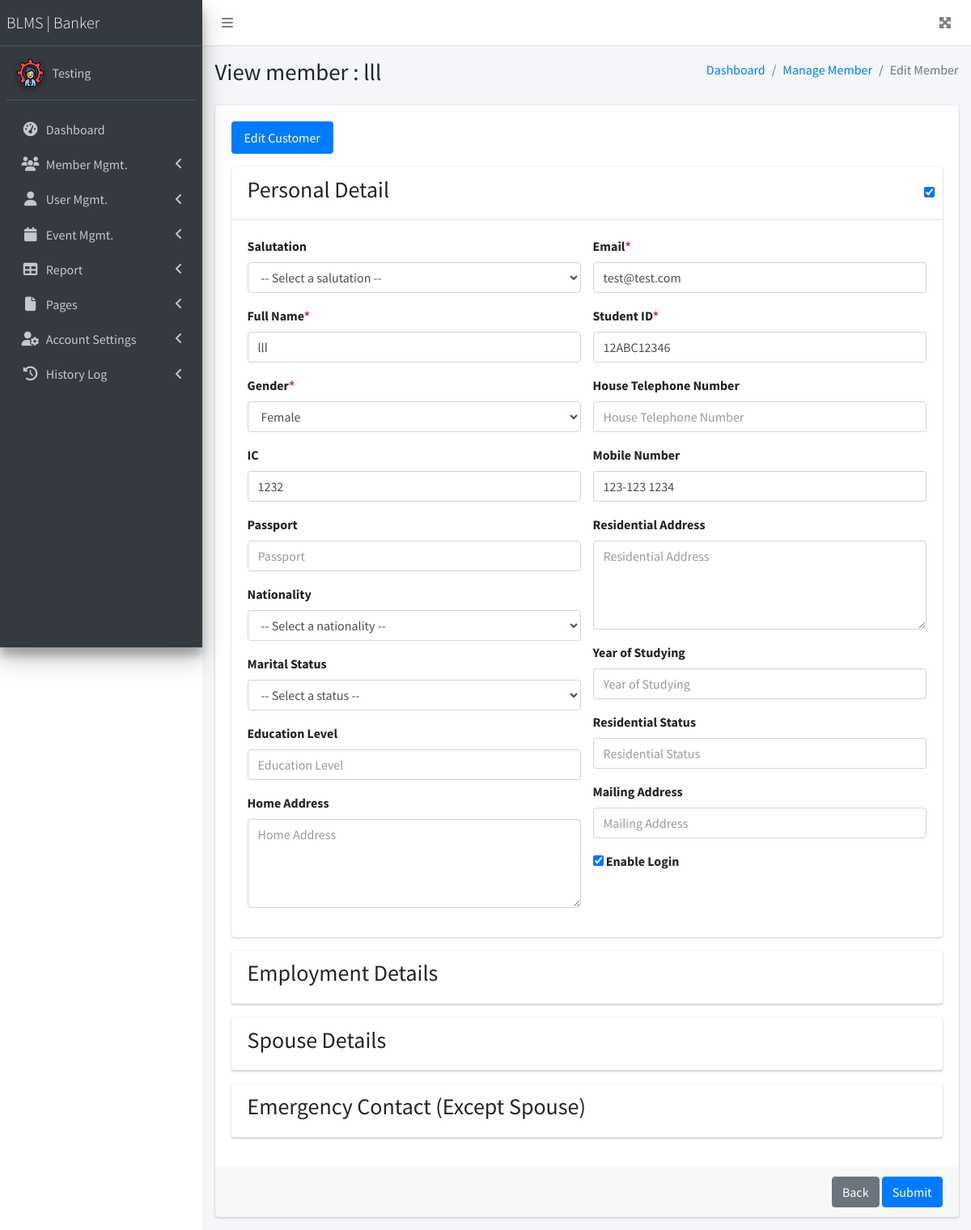
/MBP/Admin/Member/edit-member-form.php?id=2 (signed in), run on the app's committed database.
### tables this page shows
CREATE TABLE `member` (
  `id` int(11) NOT NULL,
  `full_name` varchar(255) NOT NULL,
  `nric_no` varchar(100) DEFAULT NULL,
  `phone_no` varchar(20) DEFAULT NULL,
  `student_id` varchar(100) NOT NULL,
  `email` varchar(255) DEFAULT NULL,
  `gender` int(11) DEFAULT NULL,
  `age` int(11) DEFAULT NULL,
  `home_address` varchar(255) DEFAULT NULL,
  `enable_login` int(11) NOT NULL DEFAULT 0,
  `status` int(11) NOT NULL DEFAULT 0,
  `salutation` varchar(255) DEFAULT NULL,
  `house_telephone_number` varchar(255) DEFAULT NULL,
  `residential_address` varchar(255) DEFAULT NULL,
  `passport` varchar(255) DEFAULT NULL,
  `nationality` varchar(255) DEFAULT NULL,
  `martial_status` varchar(255) DEFAULT NULL,
  `education_level` varchar(255) DEFAULT NULL,
  `mailing_address` varchar(255) DEFAULT NULL,
  `occupation` varchar(255) DEFAULT NULL,
  `address_of_employer` varchar(255) DEFAULT NULL,
  `working_period` varchar(255) DEFAULT NULL,
  `name_of_employer` varchar(255) DEFAULT NULL,
  `company_telephone_number` varchar(255) DEFAULT NULL,
  `nature_of_business` varchar(255) DEFAULT NULL,
  `name_of_spouse` varchar(255) DEFAULT NULL,
  `spouse_employer_name` varchar(255) DEFAULT NULL,
  `spouse_email` varchar(255) DEFAULT NULL,
  `spouse_address_of_employer` varchar(255) DEFAULT NULL,
  `spouse_mobile_number` varchar(255) DEFAULT NULL,
  `spouse_nature_of_business` varchar(255) DEFAULT NULL,
  `spouse_occupation` varchar(255) DEFAULT NULL,
  `spouse_company_phone_number` varchar(255) DEFAULT NULL,
  `spuse_working_period` varchar(255) DEFAULT NULL,
  `emergency_contact_name` varchar(255) DEFAULT NULL,
  `emergency_contact_mobile_no` varchar(255) DEFAULT NULL,
  `emergency_contact_relationship` varchar(255) DEFAULT NULL,
  `emergency_contact_address` varchar(255) DEFAULT NULL,
  `pwd` varchar(100) NOT NULL,
  `created_at` datetime DEFAULT NULL,
  `updated_at` datetime DEFAULT NULL
);

### MBP/Admin/FunctionFile.php (the view, shortened to what this page needs)
<?php
function htmlSelect($name, $items, $class, $selectedValue = '', $default = '')
{
    printf('<select name="%s" class="%s" id="%s">', $name, $class, $name);
    if ($default != null) {
        printf('<option value="">%s</option>', $default);
    }
    foreach($items as $value => $text)
    {
        printf('<option value="%s" %s>%s</option>',
                $value,
                $value == $selectedValue ? 'selected' : '',
                 $text
        );
    }
    echo "</select>";
}
function htmlInputType($type, $name, $placeholder, $value = '', $class, $maxlength = '')
{
    printf('<input type="%s" name="%s" id="%s" placeholder = "%s" class="%s" value="%s" maxlength="%s" >',
            $type, $name, $name, $placeholder, $class, $value, $maxlength);
}
function htmlCheckBox2($name, $value, $placeholder)
{
    printf('<input type="checkbox" id="%s" name="%s" value="1" %s>
            <label for="%s">
                %s
            </label>
    ',$name, $name, $value == '1' ? 'checked' : '', $name, $placeholder);
}
function htmlTextarea($name, $placeholder, $class, $text = '')
{
    printf('<textarea name="%s" id="%s" placeholder="%s" class="%s" rows="4" cols="50">%s</textarea>', $name, $name, $placeholder, $class, $text);
}
function htmlFormStart($action, $method, $id)
{
    printf('<form action="%s" method="%s" id="%s">', $action, $method, $id);
}
?>

### MBP/Admin/Member/edit-member-form.php (shortened to what this page needs)
<!DOCTYPE html>
<html>
<head>
    <link rel="stylesheet" href="../dist/css/adminlte.min.css">
    <link rel="stylesheet" href="https://cdnjs.cloudflare.com/ajax/libs/font-awesome/6.2.1/css/all.min.css" />
    <link rel="stylesheet" href="https://code.ionicframework.com/ionicons/2.0.1/css/ionicons.min.css">
    <link rel="stylesheet" href="../Css/Custom.css">
    <link rel="stylesheet" href="https://cdnjs.cloudflare.com/ajax/libs/icheck-bootstrap/3.0.1/icheck-bootstrap.min.css"/>
</head>
<body class="hold-transition sidebar-mini layout-fixed">
    <div class="wrapper">
        <?php
        include_once('../Menu/navbarV2.php');
        include_once('../Menu/sidebar.php');
        require_once('../FunctionFile.php');
        require_once('../Config/Lists.php');
        if ($_SERVER['REQUEST_METHOD'] == 'GET')
        {
            $id = strtoupper(trim($_GET['id']));
            $sql = "SELECT * FROM member WHERE id = '$id'";
            $result = $conn->query($sql);
            if ($row = $result->fetch_object())
            {
                $id = $row->id;
                $full_name = $row->full_name;
                $home_address= $row->home_address;
                $enable_login = $row->enable_login;
            }
        }
    ?>
        <div class="content-wrapper">
            <section class="content-header">
                <div class="container-fluid">
                    <div class="row mb-2">
                        <div class="col-sm-6">
                            <h1>View member : <?php echo $full_name ?></h1>
                        </div>
                        <div class="col-sm-6">
                            <ol class="breadcrumb float-sm-right">
                                <li class="breadcrumb-item"><a href="../Dashboard/dashboard.php">Dashboard</a></li>
                                <li class="breadcrumb-item"><a href="manage-member.php">Manage Member</a></li>
                                <li class="breadcrumb-item active">Edit Member</li>
                            </ol>
                        </div>
                    </div>
                </div>
            </section>
            <section class="content">
                <div class="container-fluid">
                    <div class="row">
                        <div class="col-md-12">
                            <?php
                            htmlFormStart('#','post','myForm');
                        ?>
                            <div class="card">
                                <div class="card-body">
                                    <ul class="nav nav-pills mb-3" id="pills-tab" role="tablist">
                                        <li class="nav-item">
                                            <a class="nav-link active" data-toggle="pill" href="#pills-personal">Edit
                                                Customer</a>
                                        </li>
                                    </ul>
                                    <div class="card">
                                        <div class="card-header" data-card-widget="collapse" style="cursor: pointer">
                                            <div class="card-title"><h3>Personal Detail</h3></div>
                                            <div class="card-tools pt-2">
                                                <input type="checkbox" name="my-checkbox"  checked data-bootstrap-switch data-off-color="danger" data-on-color="success" data-on-text="Show" data-off-text="Hide">
                                            </div>
                                        </div>
                                        <div class="card-body">
                                            <div class="row">
                                                <?php
                                                    htmlInputType('hidden', 'id', '', $id, '', '')
                                                ?>
                                                <div class="col-md-6">
                                                    <div class="form-group">
                                                        <label for="salutation">Salutation</label>
                                                        <?php
                                                            htmlSelect('salutation', lists_salutation(), 'form-control', '', '-- Select a salutation --');
                                                        ?>
                                                    </div>
                                                    <div class="form-group">
                                                        <label for="full_name">Full Name<span class="text-danger">*</span></label>
                                                    </div>
                                                    <div class="form-group">
                                                        <label for="gender">Gender<span class="text-danger">*</span></label>
                                                    </div>
                                                    <div class="form-group">
                                                        <label for="ic">IC</label>
                                                    </div>
                                                    <div class="form-group">
                                                        <label for="passport">Passport</label>
                                                    </div>
                                                    <div class="form-group">
                                                        <label for="nationality">Nationality</label>
                                                    </div>
                                                    <div class="form-group">
                                                        <label for="nationality">Marital Status</label>
                                                    </div>
                                                    <div class="form-group">
                                                        <label for="education_level">Education Level</label>
                                                    </div>
                                                    <div class="form-group">
                                                        <label for="home_address">Home Address</label>
                                                        <?php
                                                            $home_address = (isset($home_address))? $home_address : '';
                                                            htmlTextarea('address', 'Home Address', 'form-control', $home_address)
                                                        ?>
                                                    </div>
                                                </div>
                                                <div class="col-md-6">
                                                    <div class="form-group">
                                                        <label for="email">Email<span class="text-danger">*</span></label>
                                                    </div>
                                                    <div class="form-group">
                                                        <label for="student_id">Student ID<span class="text-danger">*</span></label>
                                                    </div>
                                                    <div class="form-group">
                                                        <label for="house_phone_no">House Telephone Number</label>
                                                    </div>
                                                    <div class="form-group">
                                                        <label for="phone">Mobile Number</label>
                                                    </div>
                                                    <div class="form-group">
                                                        <label for="residential_address">Residential Address</label>
                                                    </div>
                                                    <div class="form-group">
                                                        <label for="study_year">Year of Studying</label>
                                                    </div>
                                                    <div class="form-group">
                                                        <label for="residential_status">Residential Status</label>
                                                    </div>
                                                    <div class="form-group">
                                                        <label for="mailing_address">Mailing Address</label>
                                                    </div>
                                                    <div class="form-group clearfix">
                                                        <div class="icheck-primary d-inline">
                                                            <?php
                                                                $enable_login = (isset($enable_login))? $enable_login : '';
                                                                htmlCheckBox2('enable_login', $enable_login,'Enable Login');
                                                            ?>
                                                        </div>
                                                    </div>
                                                </div>
                                            </div>
                                        </div>
                                    </div>
                                    <div class="card">
                                        <div class="card-header" data-card-widget="collapse" style="cursor: pointer">
                                            <h3>Employment Details</h3>
                                        </div>
                                    </div>
                                    <div class="card">
                                        <div class="card-header" data-card-widget="collapse" style="cursor: pointer">
                                            <h3>Spouse Details</h3>
                                        </div>
                                    </div>
                                    <div class="card">
                                        <div class="card-header" data-card-widget="collapse" style="cursor: pointer">
                                            <h3>Emergency Contact (Except Spouse)</h3>
                                        </div>
                                    </div>
                                </div>
                                <div class="card-footer">
                                    <div class="float-right">
                                        <a href="manage-member.php" class="btn btn-secondary">Back</a>
                                        <button type="submit" id="update" class="btn btn-primary">Submit</button>
                                    </div>
                                </div>
                            </div>
                        </div>
                    </div>
                </div>
            </section>
        </div>
</body>
</html>

### data on the page
member: full_name "lll", ic "1232", email "test@test.com", student_id "12ABC12346", phone "123-123 1234"

### other printed values
$placeholder "Enable Login"
form field salutation "-- Select a salutation --"
form field gender "Female"
form field nationality "-- Select a nationality --"
form field martial_status "-- Select a status --"
